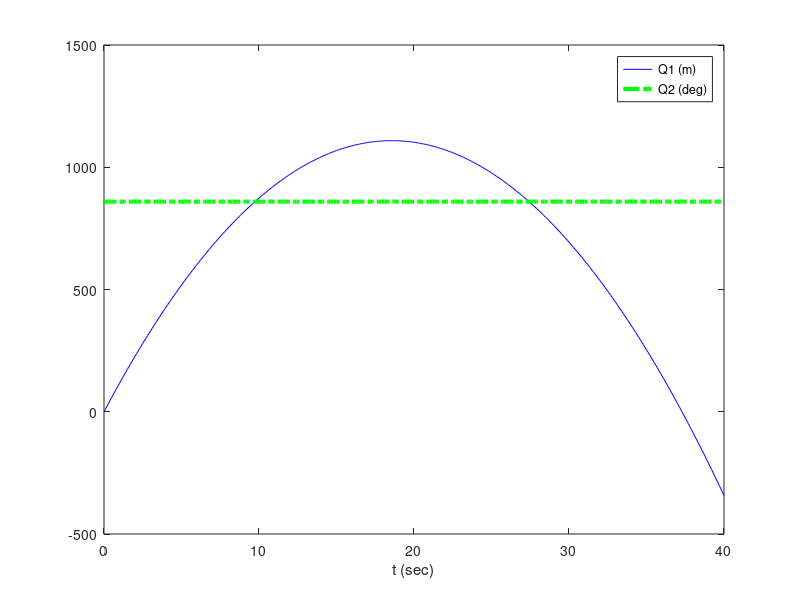

MATLAB code to generate this figure:
function [t,VAR,Output] = bulletSim1
%===========================================================================
% File: bulletSim1.m created May 11 2019 by MotionGenesis 5.9.
% Portions copyright (c) 2009-2019 Motion Genesis LLC.  Rights reserved.
% MotionGenesis Student Licensee: clayFreeman19. (until February 2022).
% Paid-up MotionGenesis Student licensees are granted the right
% to distribute this code for legal student-academic (non-professional) purposes only,
% provided this copyright notice appears in all copies and distributions.
%===========================================================================
% The software is provided "as is", without warranty of any kind, express or    
% implied, including but not limited to the warranties of merchantability or    
% fitness for a particular purpose. In no event shall the authors, contributors,
% or copyright holders be liable for any claim, damages or other liability,     
% whether in an action of contract, tort, or otherwise, arising from, out of, or
% in connection with the software or the use or other dealings in the software. 
%===========================================================================
% % Environment %%%
% % Projectile %%%
%===========================================================================
eventDetectedByIntegratorTerminate1OrContinue0 = [];
areaSection=0; Q1Dt=0; Q2Dt=0; U1Dt=0; U2Dt=0;


%-------------------------------+--------------------------+-------------------+-----------------
% Quantity                      | Value                    | Units             | Description
%-------------------------------|--------------------------|-------------------|-----------------
bulletMass                      =  0.00952544;             % kg                  Constant
coeffDrag                       =  0.5;                    % noUnits             Constant
g                               =  9.81;                   % m/s^2               Constant
r                               =  0.00381;                % m                   Constant
rho                             =  1.2;                    % kg/m^3              Constant

Q1                              =  0.0;                    % UNITS               Initial Value
Q2                              =  15;                     % UNITS               Initial Value
U1                              =  120;                    % UNITS               Initial Value
U2                              =  0;                      % UNITS               Initial Value

tInitial                        =  0.0;                    % second              Initial Time
tFinal                          =  40.0;                   % second              Final Time
tStep                           =  0.1;                    % second              Integration Step
printIntScreen                  =  1;                      % 0 or +integer       0 is NO screen output
printIntFile                    =  1;                      % 0 or +integer       0 is NO file   output
absError                        =  1.0E-07;                %                     Absolute Error
relError                        =  1.0E-08;                %                     Relative Error
%-------------------------------+--------------------------+-------------------+-----------------

% Unit conversions
RADtoDEG = 180.0 / pi;

% Evaluate constants
areaSection = pi*r^2;


VAR = SetMatrixFromNamedQuantities;
[t,VAR,Output] = IntegrateForwardOrBackward( tInitial, tFinal, tStep, absError, relError, VAR, printIntScreen, printIntFile );
OutputToScreenOrFile( [], 0, 0 );   % Close output files.
PlotOutputFiles;


%===========================================================================
function sys = mdlDerivatives( t, VAR, uSimulink )
%===========================================================================
SetNamedQuantitiesFromMatrix( VAR );
Q1Dt = U1;
Q2Dt = U2;

COEF = zeros( 2, 2 );
COEF(1,1) = bulletMass;
COEF(2,2) = 1;
RHS = zeros( 1, 2 );
RHS(1) = -bulletMass*g*sin(Q2) - 0.5*areaSection*coeffDrag*rho*U1;
SolutionToAlgebraicEquations = COEF \ transpose(RHS);

% Update variables after uncoupling equations
U1Dt = SolutionToAlgebraicEquations(1);
U2Dt = SolutionToAlgebraicEquations(2);

sys = transpose( SetMatrixOfDerivativesPriorToIntegrationStep );
end



%===========================================================================
function VAR = SetMatrixFromNamedQuantities
%===========================================================================
VAR = zeros( 1, 4 );
VAR(1) = Q1;
VAR(2) = Q2;
VAR(3) = U1;
VAR(4) = U2;
end


%===========================================================================
function SetNamedQuantitiesFromMatrix( VAR )
%===========================================================================
Q1 = VAR(1);
Q2 = VAR(2);
U1 = VAR(3);
U2 = VAR(4);
end


%===========================================================================
function VARp = SetMatrixOfDerivativesPriorToIntegrationStep
%===========================================================================
VARp = zeros( 1, 4 );
VARp(1) = Q1Dt;
VARp(2) = Q2Dt;
VARp(3) = U1Dt;
VARp(4) = U2Dt;
end



%===========================================================================
function Output = mdlOutputs( t, VAR, uSimulink )
%===========================================================================
Output = zeros( 1, 3 );
Output(1) = t;
Output(2) = Q1;
Output(3) = Q2*RADtoDEG;
end


%===========================================================================
function OutputToScreenOrFile( Output, shouldPrintToScreen, shouldPrintToFile )
%===========================================================================
persistent FileIdentifier hasHeaderInformationBeenWritten;

if( isempty(Output) ),
   if( ~isempty(FileIdentifier) ),
      fclose( FileIdentifier(1) );
      clear FileIdentifier;
      fprintf( 1, '\n Output is in the file bulletSim1.1\n\n' );
   end
   clear hasHeaderInformationBeenWritten;
   return;
end

if( isempty(hasHeaderInformationBeenWritten) ),
   if( shouldPrintToScreen ),
      fprintf( 1,                '%%       t             Q1             Q2\n' );
      fprintf( 1,                '%%     (sec)           (m)           (deg)\n\n' );
   end
   if( shouldPrintToFile && isempty(FileIdentifier) ),
      FileIdentifier(1) = fopen('bulletSim1.1', 'wt');   if( FileIdentifier(1) == -1 ), error('Error: unable to open file bulletSim1.1'); end
      fprintf(FileIdentifier(1), '%% FILE: bulletSim1.1\n%%\n' );
      fprintf(FileIdentifier(1), '%%       t             Q1             Q2\n' );
      fprintf(FileIdentifier(1), '%%     (sec)           (m)           (deg)\n\n' );
   end
   hasHeaderInformationBeenWritten = 1;
end

if( shouldPrintToScreen ), WriteNumericalData( 1,                 Output(1:3) );  end
if( shouldPrintToFile ),   WriteNumericalData( FileIdentifier(1), Output(1:3) );  end
end


%===========================================================================
function WriteNumericalData( fileIdentifier, Output )
%===========================================================================
numberOfOutputQuantities = length( Output );
if( numberOfOutputQuantities > 0 ),
   for( i = 1 : numberOfOutputQuantities ),
      fprintf( fileIdentifier, ' %- 14.6E', Output(i) );
   end
   fprintf( fileIdentifier, '\n' );
end
end



%===========================================================================
function PlotOutputFiles
%===========================================================================
if( printIntFile == 0 ),  return;  end
figure;
data = load( 'bulletSim1.1' ); 
plot( data(:,1),data(:,2),'-b', data(:,1),data(:,3),'-.g', 'LineWidth',3 );
legend( 'Q1 (m)', 'Q2 (deg)' );
xlabel('t (sec)');   % ylabel('Some y-axis label');   title('Some plot title');
clear data;
end



%===========================================================================
function [functionsToEvaluateForEvent, eventTerminatesIntegration1Otherwise0ToContinue, eventDirection_AscendingIs1_CrossingIs0_DescendingIsNegative1] = EventDetection( t, VAR, uSimulink )
%===========================================================================
% Detects when designated functions are zero or cross zero with positive or negative slope.
% Step 1: Uncomment call to mdlDerivatives and mdlOutputs.
% Step 2: Change functionsToEvaluateForEvent,                      e.g., change  []  to  [t - 5.67]  to stop at t = 5.67.
% Step 3: Change eventTerminatesIntegration1Otherwise0ToContinue,  e.g., change  []  to  [1]  to stop integrating.
% Step 4: Change eventDirection_AscendingIs1_CrossingIs0_DescendingIsNegative1,  e.g., change  []  to  [1].
% Step 5: Possibly modify function EventDetectedByIntegrator (if eventTerminatesIntegration1Otherwise0ToContinue is 0).
%---------------------------------------------------------------------------
% mdlDerivatives( t, VAR, uSimulink );        % UNCOMMENT FOR EVENT HANDLING
% mdlOutputs(     t, VAR, uSimulink );        % UNCOMMENT FOR EVENT HANDLING
functionsToEvaluateForEvent = [];
eventTerminatesIntegration1Otherwise0ToContinue = [];
eventDirection_AscendingIs1_CrossingIs0_DescendingIsNegative1 = [];
eventDetectedByIntegratorTerminate1OrContinue0 = eventTerminatesIntegration1Otherwise0ToContinue;
end


%===========================================================================
function [isIntegrationFinished, VAR] = EventDetectedByIntegrator( t, VAR, nIndexOfEvents )
%===========================================================================
isIntegrationFinished = eventDetectedByIntegratorTerminate1OrContinue0( nIndexOfEvents );
if( ~isIntegrationFinished ),
   SetNamedQuantitiesFromMatrix( VAR );
%  Put code here to modify how integration continues.
   VAR = SetMatrixFromNamedQuantities;
end
end



%===========================================================================
function [t,VAR,Output] = IntegrateForwardOrBackward( tInitial, tFinal, tStep, absError, relError, VAR, printIntScreen, printIntFile )
%===========================================================================
OdeMatlabOptions = odeset( 'RelTol',relError, 'AbsTol',absError, 'MaxStep',tStep, 'Events',@EventDetection );
t = tInitial;                 epsilonT = 0.001*tStep;                   tFinalMinusEpsilonT = tFinal - epsilonT;
printCounterScreen = 0;       integrateForward = tFinal >= tInitial;    tAtEndOfIntegrationStep = t + tStep;
printCounterFile   = 0;       isIntegrationFinished = 0;
mdlDerivatives( t, VAR, 0 );
while 1,
   if( (integrateForward && t >= tFinalMinusEpsilonT) || (~integrateForward && t <= tFinalMinusEpsilonT) ), isIntegrationFinished = 1;  end
   shouldPrintToScreen = printIntScreen && ( isIntegrationFinished || printCounterScreen <= 0.01 );
   shouldPrintToFile   = printIntFile   && ( isIntegrationFinished || printCounterFile   <= 0.01 );
   if( isIntegrationFinished || shouldPrintToScreen || shouldPrintToFile ),
      Output = mdlOutputs( t, VAR, 0 );
      OutputToScreenOrFile( Output, shouldPrintToScreen, shouldPrintToFile );
      if( isIntegrationFinished ), break;  end
      if( shouldPrintToScreen ), printCounterScreen = printIntScreen;  end
      if( shouldPrintToFile ),   printCounterFile   = printIntFile;    end
   end
   [TimeOdeArray, VarOdeArray, timeEventOccurredInIntegrationStep, nStatesArraysAtEvent, nIndexOfEvents] = ode45( @mdlDerivatives, [t tAtEndOfIntegrationStep], VAR, OdeMatlabOptions, 0 );
   if( isempty(timeEventOccurredInIntegrationStep) ),
      lastIndex = length( TimeOdeArray );
      t = TimeOdeArray( lastIndex );
      VAR = VarOdeArray( lastIndex, : );
      printCounterScreen = printCounterScreen - 1;
      printCounterFile   = printCounterFile   - 1;
      if( abs(tAtEndOfIntegrationStep - t) >= abs(epsilonT) ), warning('numerical integration failed'); break;  end
      tAtEndOfIntegrationStep = t + tStep;
      if( (integrateForward && tAtEndOfIntegrationStep > tFinal) || (~integrateForward && tAtEndOfIntegrationStep < tFinal) ) tAtEndOfIntegrationStep = tFinal;  end
   else
      t = timeEventOccurredInIntegrationStep( 1 );    % time  at firstEvent = 1 during this integration step.
      VAR = nStatesArraysAtEvent( 1, : );             % state at firstEvent = 1 during this integration step.
      printCounterScreen = 0;
      printCounterFile   = 0;
      [isIntegrationFinished, VAR] = EventDetectedByIntegrator( t, VAR, nIndexOfEvents(1) );
   end
end
end


%===================================
end    % End of function bulletSim1
%===================================
